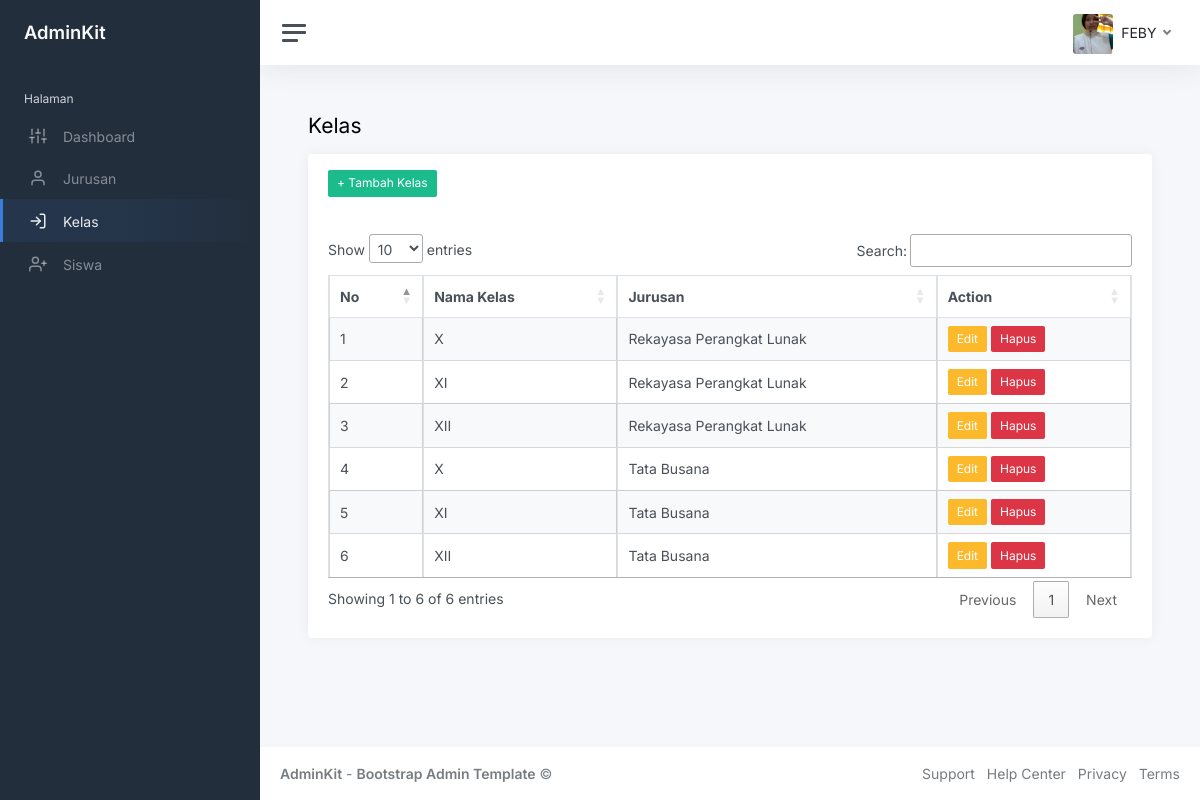
Screenshot of /index.php?page=kelas (signed in) with the database file from the repository.
### tables this page shows
CREATE TABLE `kelas` (
  `id_kelas` int(11) NOT NULL,
  `id_jurusan` int(11) NOT NULL,
  `nama_kelas` varchar(10) NOT NULL
);

CREATE TABLE `jurusan` (
  `id_jurusan` int(11) NOT NULL,
  `nama_jurusan` varchar(50) NOT NULL
);

### kelas.php (the view, shortened to what this page needs)
<h1 class="h3 mb-3">Kelas</h1>
<div class="row">
    <div class="col-12">
        <div class="card flex-fill">
            <div class="card-header">
                <a href="?page=tambah-kelas" class="btn btn-success btn-sm">+ Tambah Kelas</a>
            </div>
           <div class="card-body">
            <table class="table table-bordered table-striped table-hover cell-border" id="kelas">
                <thead>
                    <tr>
                        <th>No</th>
                        <th>Nama Kelas</th>
                        <th>Jurusan</th>
                        <th>Action</th>
                    </tr>
                </thead>
                <tbody>
                    <?php
                    $i = 1;
                    $query = mysqli_query($koneksi, "SELECT * FROM kelas  INNER JOIN jurusan ON kelas.id_jurusan=jurusan.id_jurusan");
                    while ($data = mysqli_fetch_array($query)) {
                        ?>
                        <tr>
                            <td><?php echo $i++ ?></td>
                            <td><?php echo $data['nama_kelas'] ?></td>
                            <td><?php echo $data['nama_jurusan'] ?></td>
                            <td>
                                <a href="?page=edit-kelas&id=<?php echo $data['id_kelas'] ?>" class="btn btn-warning btn-sm">Edit</a>
                                <a href="?page=hapus-kelas&id=<?php echo $data['id_kelas'] ?>" class="btn btn-danger btn-sm">Hapus</a>
                            </td>
                         </tr>
                        <?php
                    }
                    ?>
                </tbody>
            </table>
           </div>
        </div>
    </div>
</div>

### index.php (shortened to what this page needs)
<!DOCTYPE html>
<html lang="en">
<head>
	<link rel="stylesheet" href="https://cdnjs.cloudflare.com/ajax/libs/twitter-bootstrap/4.5.2/css/bootstrap.min.css" />
		<?php
		$page = isset($_GET['page']) ? $_GET['page'] : 'Dashboard';
		?>
	<link rel="stylesheet" href="https://cdn.datatables.net/1.13.6/css/jquery.dataTables.min.css">
	<link href="css/app.css" rel="stylesheet">
</head>
<body>
	<div class="wrapper">
		<nav id="sidebar" class="sidebar js-sidebar">
			<div class="sidebar-content js-simplebar">
				<a class="sidebar-brand" href="index.html">
					<span class="align-middle">AdminKit</span>
				</a>
				<ul class="sidebar-nav">
					<li class="sidebar-header">
						Halaman
					</li>
					<li class="sidebar-item <?php echo (empty($_GET['page']) ? 'active' : '') ?>">
						<a class="sidebar-link" href="index.php">
							<i class="align-middle" data-feather="sliders"></i> <span
								class="align-middle">Dashboard</span>
						</a>
					</li>
					<li class="sidebar-item <?php echo ($page == 'jurusan' || $page == 'tambah-jurusan' || $page == 'edit-jurusan'  ? 'active' : '') ?>">
						<a class="sidebar-link" href="?page=jurusan">
							<i class="align-middle" data-feather="user"></i> <span class="align-middle">Jurusan</span>
						</a>
					</li>
					<li class="sidebar-item <?php echo ($page == 'kelas' || $page == 'tambah-kelas' || $page == 'edit-kelas'  ? 'active' : '') ?>">
						<a class="sidebar-link" href="?page=kelas">
							<i class="align-middle" data-feather="log-in"></i> <span class="align-middle">Kelas</span>
						</a>
					</li>
					<li class="sidebar-item <?php echo ($page == 'siswa' || $page == 'tambah-siswa' || $page == 'edit-siswa'  ? 'active' : '') ?>">
						<a class="sidebar-link" href="?page=siswa">
							<i class="align-middle" data-feather="user-plus"></i> <span
								class="align-middle">Siswa</span>
						</a>
					</li>
				</ul>
			</div>
		</nav>
		<div class="main">
			<nav class="navbar navbar-expand navbar-light navbar-bg">
				<a class="sidebar-toggle js-sidebar-toggle">
					<i class="hamburger align-self-center"></i>
				</a>
				<div class="navbar-collapse collapse">
					<ul class="navbar-nav navbar-align">
						<li class="nav-item dropdown">
							<a class="nav-link dropdown-toggle d-none d-sm-inline-block" href="#"
								data-bs-toggle="dropdown">
								<img src="foto/<?php echo $_SESSION['user']['foto'] ?>" class="avatar img-fluid rounded me-1"
									alt="Charles Hall" /> <span class="text-dark"><?php  echo $_SESSION['user']['nama'] ?></span>
							</a>
						</li>
					</ul>
				</div>
			</nav>
			<main class="content">
				<div class="container-fluid p-0">
					<?php
					$page = isset($_GET['page']) ?$_GET['page'] : 'home';
					include $page . '.php';
					?>
				</div>
			</main>
			<footer class="footer">
				<div class="container-fluid">
					<div class="row text-muted">
						<div class="col-6 text-start">
							<p class="mb-0">
								<a class="text-muted" href="https://adminkit.io/"
									target="_blank"><strong>AdminKit</strong></a> - <a class="text-muted"
									href="https://adminkit.io/" target="_blank"><strong>Bootstrap Admin
										Template</strong></a> &copy;
							</p>
						</div>
						<div class="col-6 text-end">
							<ul class="list-inline">
								<li class="list-inline-item">
									<a class="text-muted" href="https://adminkit.io/" target="_blank">Support</a>
								</li>
								<li class="list-inline-item">
									<a class="text-muted" href="https://adminkit.io/" target="_blank">Help Center</a>
								</li>
								<li class="list-inline-item">
									<a class="text-muted" href="https://adminkit.io/" target="_blank">Privacy</a>
								</li>
								<li class="list-inline-item">
									<a class="text-muted" href="https://adminkit.io/" target="_blank">Terms</a>
								</li>
							</ul>
						</div>
					</div>
				</div>
			</footer>
		</div>
	</div>
</body>
</html>

### rows the page displays
kelas: nama_kelas "X", id_jurusan.nama_jurusan "Rekayasa Perangkat Lunak"
kelas: nama_kelas "XI", id_jurusan.nama_jurusan "Rekayasa Perangkat Lunak"
kelas: nama_kelas "XII", id_jurusan.nama_jurusan "Rekayasa Perangkat Lunak"
kelas: nama_kelas "X", id_jurusan.nama_jurusan "Tata Busana"
kelas: nama_kelas "XI", id_jurusan.nama_jurusan "Tata Busana"
kelas: nama_kelas "XII", id_jurusan.nama_jurusan "Tata Busana"

### other values shown
$_SESSION['user']['nama'] "FEBY"
